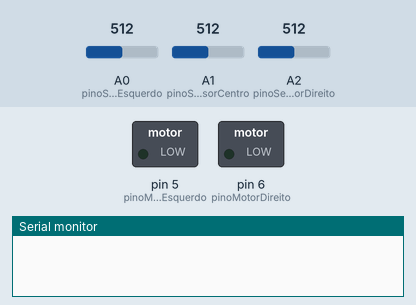
Simulated run of this sketch. Board: Arduino Uno, built with avr-gcc and run on an emulated ATmega328P. On the bench: switched loads named in the sketch (green lamp = pin HIGH), the last lines printed to the serial monitor. The test bench sets the inputs (shaded band); at power-on: A0 (pinoSensorEsquerdo) = 512, A2 (pinoSensorDireito) = 512, A1 (pinoSensorCentro) = 512.

Above: at 1.2 s.
1.3 s: A0 (pinoSensorEsquerdo) set to 489
At 2.0 s:
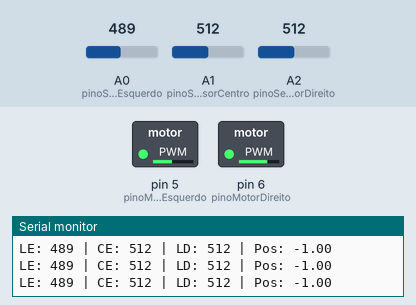
2.8 s: A2 (pinoSensorDireito) set to 484
At 3.7 s:
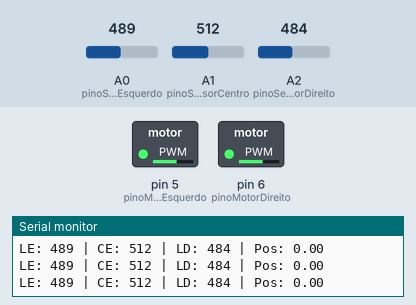
4.3 s: A0 (pinoSensorEsquerdo) set to 1023
At 5.5 s:
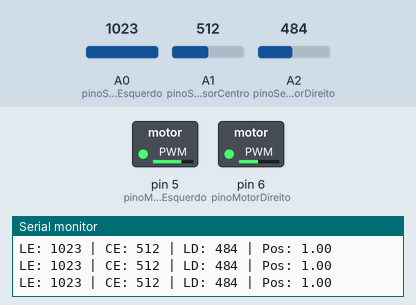
5.8 s: A1 (pinoSensorCentro) set to 493
At 6.8 s:
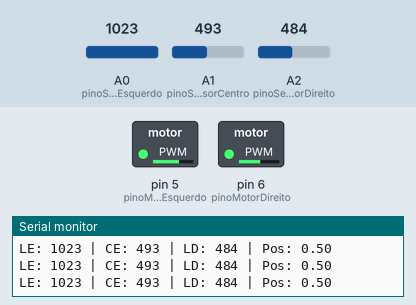
8.8 s: A1 (pinoSensorCentro) set to 1023
At 9.2 s:
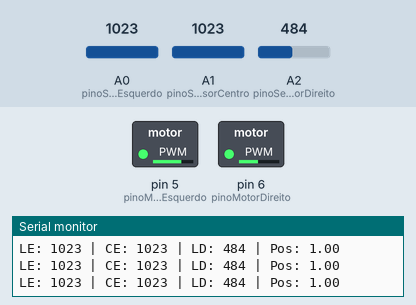
11.8 s: A0 (pinoSensorEsquerdo) set to 490
At 12.5 s:
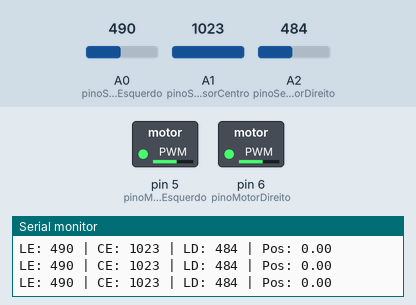
Timing chart, 0 to 14.8 s (numbered marks = the images above; inputs shaded):
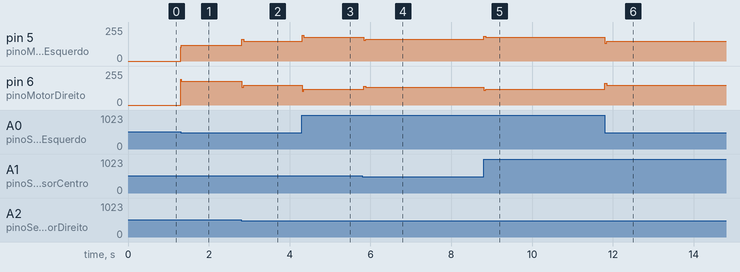

Measured:
- the behaviour switches between 500 and 499 on A0 (pinoSensorEsquerdo) (found by bisection; images 0 and 1)
- after the input at 1.3 s, pin 5 (pinoMotorEsquerdo): 0/255 → 120/255 at once; pin 6 (pinoMotorDireito): 0/255 → 180/255 at once
- after the input at 2.8 s, pin 5 (pinoMotorEsquerdo): 120/255 → 150/255 at once; pin 6 (pinoMotorDireito): 180/255 → 150/255 at once
- after the input at 4.3 s, pin 5 (pinoMotorEsquerdo): 150/255 → 180/255 at once; pin 6 (pinoMotorDireito): 150/255 → 120/255 at once
- after the input at 5.8 s, pin 5 (pinoMotorEsquerdo): 180/255 → 165/255 at once; pin 6 (pinoMotorDireito): 120/255 → 135/255 at once
- after the input at 8.8 s, pin 5 (pinoMotorEsquerdo): 165/255 → 180/255 at once; pin 6 (pinoMotorDireito): 135/255 → 120/255 at once
- after the input at 11.8 s, pin 5 (pinoMotorEsquerdo): 180/255 → 150/255 at once; pin 6 (pinoMotorDireito): 120/255 → 150/255 at once

The sketch:

seguidorDeLinha2.ino
```cpp
// Pinos dos sensores
const int pinoSensorEsquerdo = A0;
const int pinoSensorCentro = A1;
const int pinoSensorDireito = A2;

// Pinos dos motores (PWM)
const int pinoMotorEsquerdo = 5;
const int pinoMotorDireito = 6;

const int velocidade = 150;

// PID
double Kp = 30.0;
double Ki = 0.0;
double Kd = 15.0;

double erro = 0.0;
double erroAnterior = 0.0;
double integral = 0.0;

// Threshold do sensor para detectar linha
const int threshold = 500;

void setup() {
  pinMode(pinoSensorEsquerdo, INPUT);
  pinMode(pinoSensorCentro, INPUT);
  pinMode(pinoSensorDireito, INPUT);

  pinMode(pinoMotorEsquerdo, OUTPUT);
  pinMode(pinoMotorDireito, OUTPUT);

  Serial.begin(9600);  // Útil para depurar os valores lidos
}

void loop() {
  // Leitura analógica dos sensores (0 a 1023)
  int leituraEsq = analogRead(pinoSensorEsquerdo);
  int leituraCentro = analogRead(pinoSensorCentro);
  int leituraDir = analogRead(pinoSensorDireito);

  // Determina se está sobre a linha (1) ou fora (0)
  int esquerda = leituraEsq < threshold ? 1 : 0;
  int centro = leituraCentro < threshold ? 1 : 0;
  int direita = leituraDir < threshold ? 1 : 0;

  int total = esquerda + centro + direita;

  if (total == 0) {
    pararMotores();
    return;
  }

  // Calcular posição
  double posicao = ((esquerda * -1.0) + (centro * 0.0) + (direita * 1.0)) / (double)total;

  // Calcular PID
  erro = posicao;
  integral += erro;
  double derivada = erro - erroAnterior;
  double correcao = (Kp * erro) + (Ki * integral) + (Kd * derivada);
  erroAnterior = erro;

  // Ajuste de velocidades com limite
  int velocidadeMotorEsquerdo = constrain(velocidade + correcao, 0, 255);
  int velocidadeMotorDireito = constrain(velocidade - correcao, 0, 255);

  analogWrite(pinoMotorEsquerdo, velocidadeMotorEsquerdo);
  analogWrite(pinoMotorDireito, velocidadeMotorDireito);

  // (Opcional) Mostrar valores no Serial Monitor
  Serial.print("LE: ");
  Serial.print(leituraEsq);
  Serial.print(" | CE: ");
  Serial.print(leituraCentro);
  Serial.print(" | LD: ");
  Serial.print(leituraDir);
  Serial.print(" | Pos: ");
  Serial.println(posicao);

  delay(10); // Pequeno delay para estabilidade
}

void pararMotores() {
  analogWrite(pinoMotorEsquerdo, 0);
  analogWrite(pinoMotorDireito, 0);
}
```
